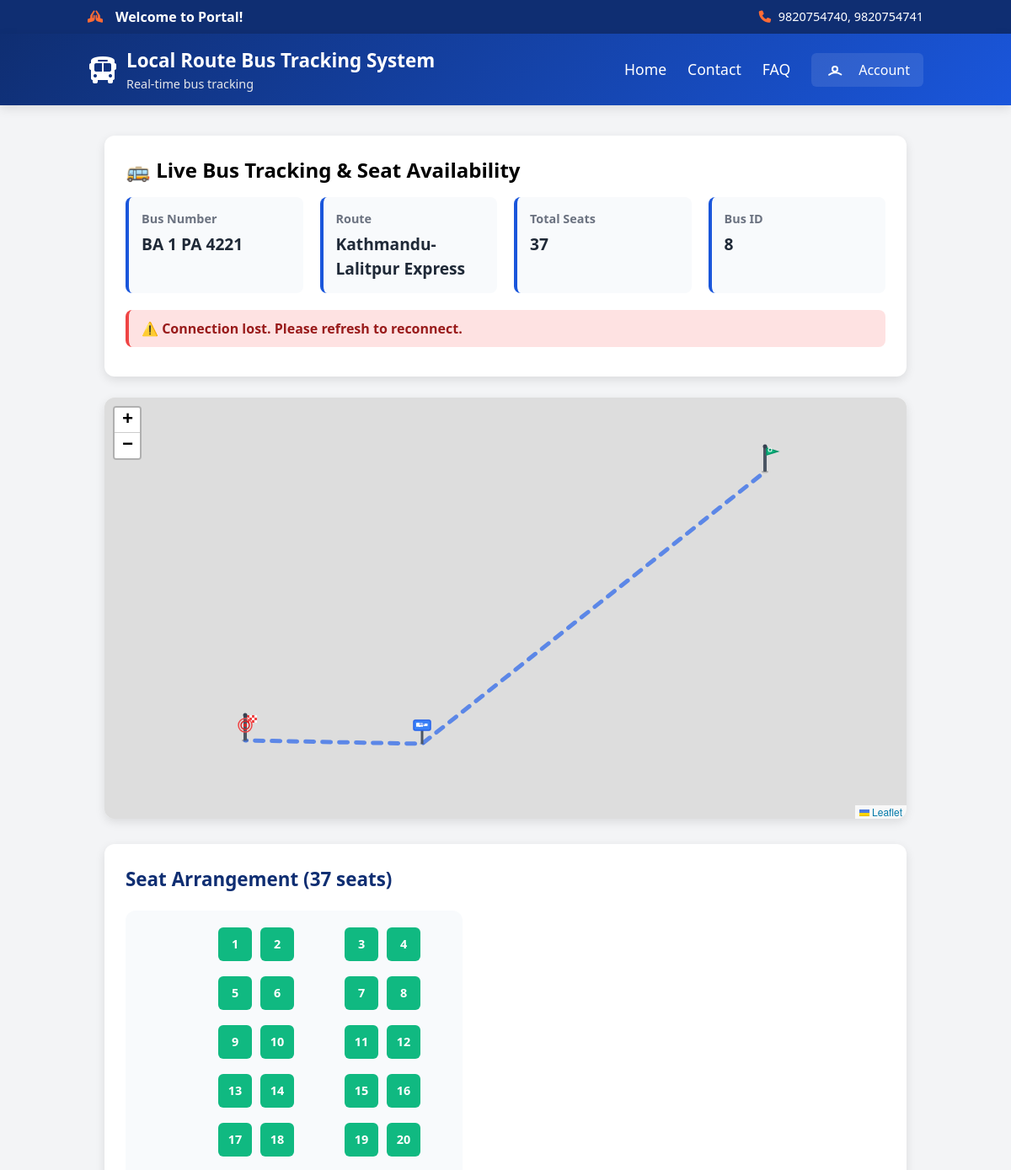
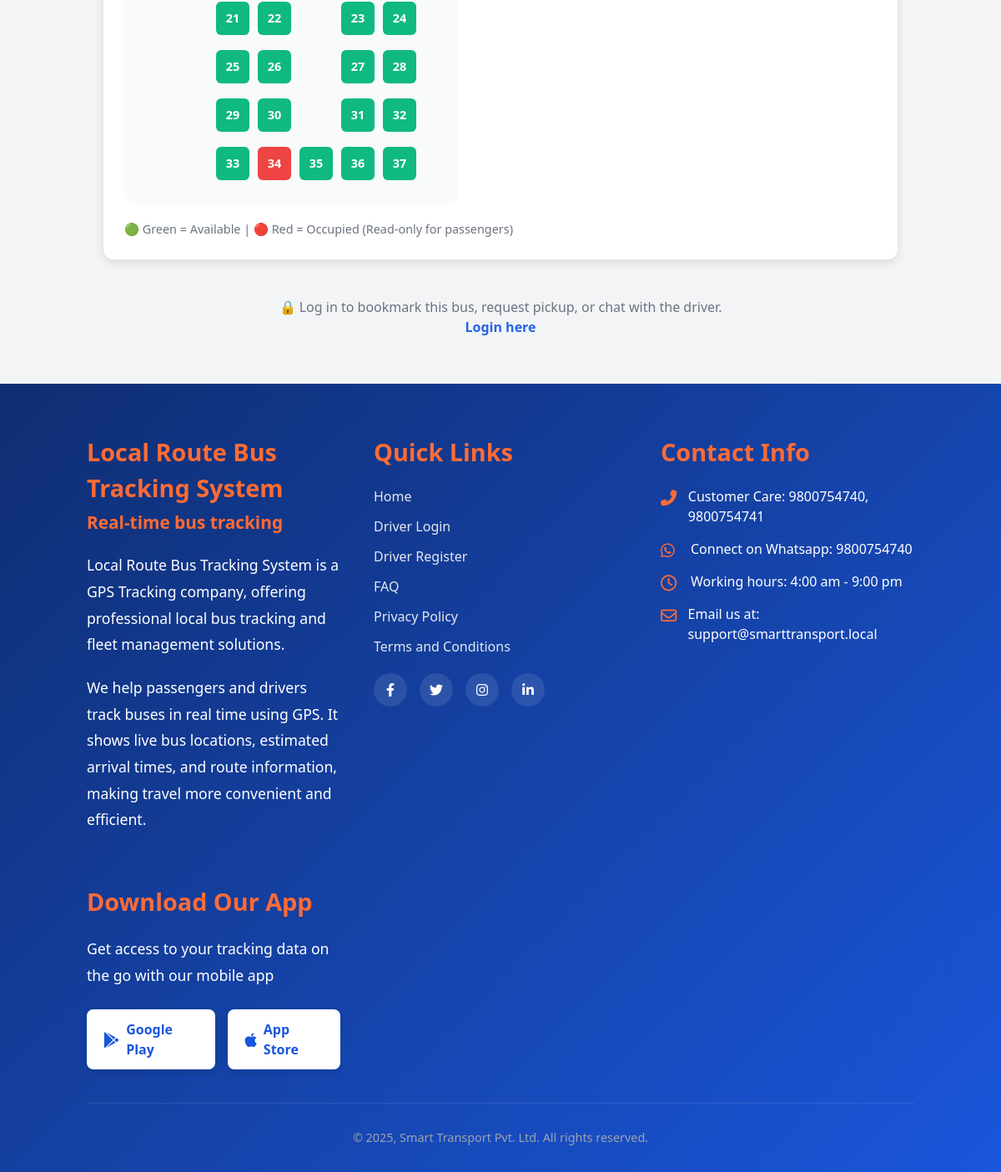
The app's page /track/8/ with its own data (2 pictures, top to bottom).
### core/models.py (models this page shows, shortened)
class Bus(models.Model):
    number_plate = models.CharField(max_length=50)
    total_seats = models.PositiveIntegerField(default=25)
    driver = models.ForeignKey(Driver, on_delete=models.CASCADE, related_name='buses')
    route = models.ForeignKey('BusRoute', on_delete=models.PROTECT, related_name='buses')
    current_lat = models.FloatField(null=True, blank=True)
    current_lng = models.FloatField(null=True, blank=True)
    eta_seconds = models.IntegerField(null=True, blank=True)
    eta_smoothed_seconds = models.FloatField(null=True, blank=True)
    eta_passed_counter = models.IntegerField(default=0)
    eta_updated_at = models.DateTimeField(null=True, blank=True)
    nearest_stop_index = models.IntegerField(null=True, blank=True)

class BusRoute(models.Model):
    name = models.CharField(max_length=100, unique=True)
    stops = models.ManyToManyField('Stop', through='RouteStop', related_name='routes')
    is_active = models.BooleanField(default=False)
    polyline = models.TextField(null=True, blank=True)
    route_length_m = models.FloatField(null=True, blank=True)
    reverse_route = models.ForeignKey(
        'self',
        on_delete=models.SET_NULL,
        null=True,
        blank=True,
        related_name='forward_route',
        help_text="The reverse direction of this route"
    )
    def get_stops_list(self):
        return [rs.stop for rs in self.routestop_set.order_by('order')]
    def get_route_coordinates(self):
        stops = self.get_stops_list()
        return [[stop.latitude, stop.longitude] for stop in stops]

class Seat(models.Model):
    bus = models.ForeignKey(Bus, on_delete=models.CASCADE, related_name='seats')
    seat_number = models.PositiveIntegerField()
    is_available = models.BooleanField(default=True)

### core/views.py (the view, shortened to what this page needs)
# urls.py: path('track/<int:bus_id>/', views.track_bus, name='track_bus'),
def track_bus(request, bus_id):
    from .models import Bus
    bus = Bus.objects.filter(id=bus_id).first()
    seats = list(bus.seats.order_by('seat_number').all()) if bus else []
    last_row_start = bus.total_seats - 5 if bus and bus.total_seats >= 5 else 0
    seat_grid_columns = []
    seats_per_row = 4
    col_map = [2, 3, 5, 6]
    for idx, seat in enumerate(seats):
        if idx < last_row_start:
            row = (idx // seats_per_row) + 1
            pos = idx % seats_per_row
            col = col_map[pos]
        else:
            row = (last_row_start // seats_per_row) + 1 if last_row_start > 0 else (idx // seats_per_row) + 1
            col = (idx - last_row_start) + 2
            if col < 2: col = 2
            if col > 6: col = 6
        seat_grid_columns.append((seat, row, col))
    is_bookmarked = False
    if request.user.is_authenticated:
        is_bookmarked = Bookmark.objects.filter(user=request.user, bus=bus).exists()
    chat_room = None
    if request.user.is_authenticated and bus and bus.driver and bus.driver.user:
        chat_room = f'user_{request.user.id}_driver_{bus.driver.user.id}'
    default_pickup = request.GET.get('pickup', '')
    eta = None
    pickup_coords = None
    return render(request, 'user/tracking.html', {
        'bus_id': bus_id,
        'bus': bus,
        'seats': seats,
        'last_row_start': last_row_start,
        'seat_grid_columns': seat_grid_columns,
        'is_bookmarked': is_bookmarked,
        'chat_room': chat_room,
        'default_pickup': default_pickup,
        'eta': eta,
        'pickup_coords': pickup_coords,
    })

### core/templates/user/tracking.html (shortened to what this page needs)
{% extends 'base.html' %}
{% load static %}
{% block extra_head %}
<link rel="stylesheet" href="https://unpkg.com/leaflet/dist/leaflet.css" />
{% endblock %}
{% block content %}
<div class="tracking-container">
    <div class="tracking-header">
        <h2 class="text-2xl font-bold mb-4">🚌 Live Bus Tracking & Seat Availability</h2>
        <div class="bus-info-grid">
            <div class="info-card">
                <div class="info-label">Bus Number</div>
                <div class="info-value">{{ bus.number_plate }}</div>
            </div>
            <div class="info-card">
                <div class="info-label">Route</div>
                <div class="info-value">{{ bus.route.name }}</div>
            </div>
            <div class="info-card">
                <div class="info-label">Total Seats</div>
                <div class="info-value">{{ bus.total_seats }}</div>
            </div>
            <div class="info-card">
                <div class="info-label">Bus ID</div>
                <div class="info-value">{{ bus_id }}</div>
            </div>
        </div>
        <div id="locationStatus" class="status-message" style="display: none;"></div>
    </div>
    <div class="map-section">
        <div class="map-container">
            <div id="map"></div>
        </div>
    </div>
    <div class="seat-section">
        <h3 class="section-title">Seat Arrangement ({{ bus.total_seats }} seats)</h3>
        <div class="seat-grid">
            {% for seat, row, col in seat_grid_columns %}
                <button class="seat-btn {% if seat.is_available %}seat-available{% else %}seat-occupied{% endif %}"
                    data-seat-id="{{ seat.id }}"
                    style="grid-column: {{ col }}; grid-row: {{ row }};"
                    disabled
                    title="Seat {{ seat.seat_number }} - {% if seat.is_available %}Available{% else %}Occupied{% endif %}">
                    {{ seat.seat_number }}
                </button>
            {% endfor %}
        </div>
        <div class="seat-info">
            🟢 Green = Available | 🔴 Red = Occupied (Read-only for passengers)
        </div>
    </div>
    {% if user.is_authenticated %}
        <div class="actions-section">
            <h3 class="section-title">Actions</h3>
            <div class="action-buttons">
                <button id="bookmarkBtn" class="action-btn {% if is_bookmarked %}bookmark-remove{% else %}bookmark-btn{% endif %}">
                    {% if is_bookmarked %}
                        ❌ Remove Bookmark
                    {% else %}
                        ⭐ Bookmark This Bus
                    {% endif %}
                </button>
            </div>
            <div class="pickup-section">
                <h4 class="pickup-title">📍 Request Pickup</h4>
                <div class="form-group">
                    <label class="form-label">Pickup Location *</label>
                    <textarea id="pickupStop" class="form-textarea" rows="2" placeholder="Enter your pickup location">{{ default_pickup }}</textarea>
                </div>
                <div class="form-group">
                    <label class="form-label">Optional Message</label>
                    <input id="pickupMsg" class="form-input" placeholder="Add any special instructions" />
                </div>
                <button id="sendPickup" class="send-btn">
                    📤 Send Pickup Request
                </button>
            </div>
        </div>
        <div class="chat-section">
            <div class="chat-container">
                <h3 class="section-title">💬 Chat with Driver</h3>
                <div id="chatLog" class="chat-log">
                    <div class="text-gray-500 text-center py-8">
                        <p>No messages yet. Start a conversation with the driver!</p>
                    </div>
                </div>
                <div class="chat-input-group">
                    <input id="chatInput" class="chat-input" placeholder="Type your message..." />
                    <button id="sendChat" class="chat-btn">Send</button>
                    <button id="clearChat" class="clear-chat-btn">Clear</button>
                </div>
            </div>
        </div>
    {% else %}
        <div class="login-prompt">
            <p>🔒 Log in to bookmark this bus, request pickup, or chat with the driver.</p>
            <a href="{% url 'user_login' %}" class="text-blue-600 hover:underline font-semibold">Login here</a>
        </div>
    {% endif %}
</div>
{% endblock %}

### core/templates/user/tracking.html (style rules this page uses)
.tracking-container { max-width: 1400px; margin: 0 auto; padding: 20px; }
.tracking-header { background: white; padding: 25px; border-radius: 12px; box-shadow: 0 4px 12px rgba(0, 0, 0, 0.1); margin-bottom: 25px; }
.bus-info-grid { display: grid; grid-template-columns: repeat(auto-fit, minmax(200px, 1fr)); gap: 20px; margin-bottom: 20px; }
.info-card { background: #f8fafc; padding: 15px; border-radius: 8px; border-left: 4px solid var(--primary); }
.info-label { font-size: 0.9rem; color: #6b7280; font-weight: 600; margin-bottom: 5px; }
.info-value { font-size: 1.2rem; font-weight: 700; color: var(--dark); }
.map-section { margin-bottom: 30px; }
.map-container { background: white; border-radius: 12px; box-shadow: 0 4px 12px rgba(0, 0, 0, 0.1); overflow: hidden; position: relative; }
#map { width: 100%; height: 500px; min-height: 400px; border-radius: 12px; }
.status-message { padding: 10px 15px; border-radius: 8px; margin: 10px 0; font-weight: 600; }
.status-error { background: #fee2e2; color: #991b1b; border-left: 4px solid #ef4444; }
.seat-section { background: white; padding: 25px; border-radius: 12px; box-shadow: 0 4px 12px rgba(0, 0, 0, 0.1); margin-bottom: 25px; }
.section-title { font-size: 1.4rem; font-weight: 700; color: var(--secondary); margin-bottom: 20px; }
.seat-grid { display: grid; gap: 10px; grid-template-columns: 80px 40px 40px 40px 40px 40px; grid-auto-rows: 48px; max-width: 400px; margin: 20px 0; padding: 20px; background: #f8fafc; border-radius: 12px; }
.seat-btn { width: 40px; height: 40px; border: none; border-radius: 6px; color: white; font-weight: 600; cursor: default; display: flex; align-items: center; justify-content: center; transition: all 0.3s ease; font-size: 0.9rem; }
.seat-available { background-color: #10b981; }
.seat-occupied { background-color: #ef4444; }
.seat-info { color: #6b7280; font-size: 0.9rem; margin-top: 10px; }
#map { height: 500px; width: 100%; border-radius: 8px; box-shadow: 0 2px 8px rgba(0,0,0,0.1); }
.login-prompt { background: #f3f4f6; padding: 20px; border-radius: 8px; text-align: center; color: #6b7280; }

### core/templates/base.html (style rules this page uses)
:root { --primary: #1a56db; --secondary: #0f2e72; --accent: #ff6b35; --light: #f3f4f6; --dark: #1f2937; }

### records on screen
Bus: number_plate "BA 1 PA 4221", route.name "Kathmandu-Lalitpur Express", total_seats "37"
Seat: seat_number "1"
Seat: seat_number "2"
Seat: seat_number "3"
Seat: seat_number "4"
Seat: seat_number "5"
Seat: seat_number "6"
Seat: seat_number "7"
Seat: seat_number "8"
Seat: seat_number "9"
Seat: seat_number "10"
Seat: seat_number "11"
Seat: seat_number "12"
Seat: seat_number "13"
Seat: seat_number "14"
Seat: seat_number "15"
Seat: seat_number "16"
Seat: seat_number "17"
Seat: seat_number "18"
Seat: seat_number "19"
Seat: seat_number "20"
Seat: seat_number "21"
Seat: seat_number "22"
Seat: seat_number "23"
Seat: seat_number "24"
Seat: seat_number "25"
Seat: seat_number "26"
Seat: seat_number "27"
Seat: seat_number "28"
Seat: seat_number "29"
Seat: seat_number "30"
Seat: seat_number "31"
Seat: seat_number "32"
Seat: seat_number "33"
Seat: seat_number "34"
Seat: seat_number "35"
Seat: seat_number "36"
Seat: seat_number "37"

### other values on screen
{{ bus_id }} "8"
